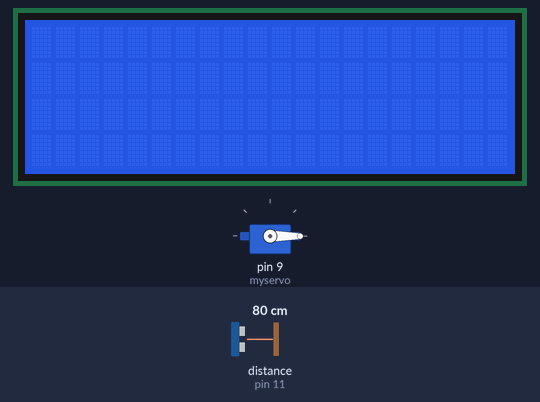
A sketch run on a simulated Arduino Uno, built with avr-gcc and run on an emulated ATmega328P. On the bench: servo, 20×4 character LCD. Wiring (from diagram.json): ultrasonic range finder: trigger pin 12; echo pin 11. The inputs (shaded band) are chosen by the test bench; at power-on: distance to the obstacle (sensor on pin 11) 80 cm. The echo pulse lasts 58.3 µs per cm; what the sketch prints to the serial monitor is not drawn.

Above: at 1.2 s.
1.3 s: distance to the obstacle (sensor on pin 11) set to 12 cm
2.8 s: distance to the obstacle (sensor on pin 11) set to 9 cm
At 3.42 s:
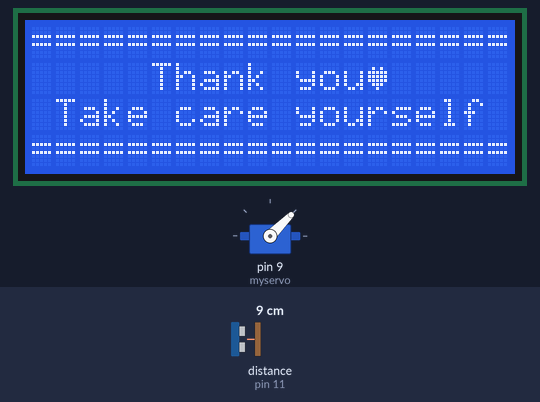
At 4.7 s:
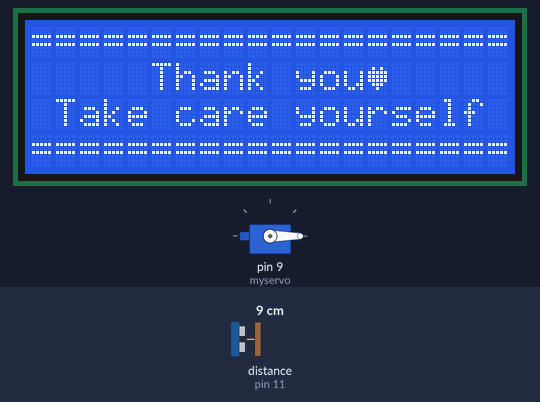
5.0 s: distance to the obstacle (sensor on pin 11) set to 18 cm
At 5.6 s:
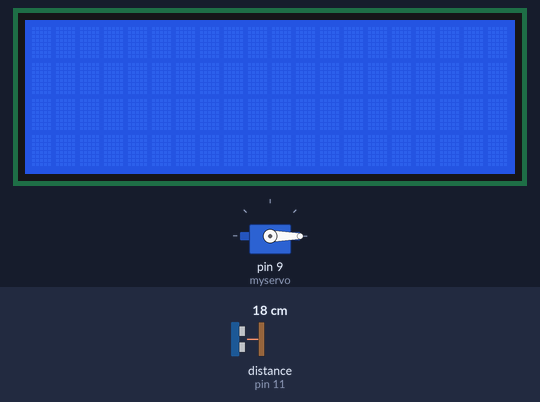
Timing chart, 0 to 8.0 s (numbered marks = the images above; inputs shaded):
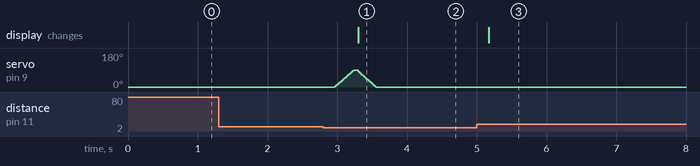

The sketch:

sketch.ino
```cpp
#include <Servo.h>
#include <LiquidCrystal_I2C.h>
LiquidCrystal_I2C lcd(0x27,20,4);
Servo myservo;
int pos = 0;                  // มุน Servo
const int TrigPin = 12;       // Trig -> 12
const int EchoPin = 11;       // Echo -> 11
int detected = 0;             // ตัวแปรตรวจจับ
uint8_t heart[8] = {          //ทำรูปหัวใจ
  0b00000,
  0b01010,
  0b11111,
  0b11111,
  0b11111,
  0b01110,
  0b00100,
  0b00000,
};
//=========================================================================
void setup() {
  Serial.begin(9600);         // อ่านค่าผ่าน Serial Monitor
  myservo.attach(9);          // ขา D11 ต่อกับ Servo
  myservo.write(pos);         // Servo หมุนที่จุดเริ่มต้น (0 องศา)
  pinMode(TrigPin, OUTPUT);   // TrigPin เป็น OUTPUT
  pinMode(EchoPin, INPUT);    // EchoPin เป็น INPUT
  lcd.init();                 // Print a message to the LCD.
  lcd.backlight();            // เปิดไฟที่ lcd
}
//=========================================================================
void loop() {
  digitalWrite(TrigPin, LOW);           // ส่งคลื่นเสียง 0
  delayMicroseconds(2);                 // หน่วงเวลา
  digitalWrite(TrigPin, HIGH);          // ส่งคลื่นเสียง 1
  delayMicroseconds(5);                 // หน่วงเวลา
  digitalWrite(TrigPin, LOW);           // ส่งคลื่นเสียง 0
  long duration = pulseIn(EchoPin, HIGH);    // ระยะเวลาในการเดินทางของเสียง
  long cm = msTocm(duration); // แปลงค่าเป็นระยะทาง
  Serial.print(cm);                     // แสดงค่าค่าผ่าน Serial Monitor
  Serial.print("cm");                   // แสดงค่าค่าผ่าน Serial Monitor
  Serial.println();                     // แสดงค่าค่าผ่าน Serial Monitor
  if((cm<10)&&(detected==1)){           // ถ้าระยะน้อยกว่า 10 และยังไม่เคยตรวจจับพบวัตถุ
    detected = 0;                       // ตรวจจับพบวัตถุแล้ว
    for (int pos=0; pos<=90; pos+=1) {      // Servo หมุนทีละ 1 องศา สูงสุดที่ 80 องศา
      myservo.write(pos);               // Servo หมุน
      delay(3);                         // หน่วงเวลา
    }
    lcd.createChar(3, heart);           // สร้างรูปหัวใจ
    lcd.setCursor(0,0);                 // ตั้งตำแหน่งที่จะปริ้น
    lcd.print("====================");         // ปริ้นข้อความ
    lcd.setCursor(5,1);                 // ตั้งตำแหน่งที่จะปริ้น
    lcd.print("Thank you\x03");         // ปริ้นข้อความ
    lcd.setCursor(1,2);                 // ตั้งตำแหน่งที่จะปริ้น
    lcd.print("Take care yourself");    // ปริ้นข้อความ
    lcd.setCursor(0,3);                 // ตั้งตำแหน่งที่จะปริ้น
    lcd.print("====================");         // ปริ้นข้อความ
    for (int pos=80; pos>=0; pos-=1) {  // Servo หมุนทีละ -1 องศา ต่ำสุดที่ 0 องศา
      myservo.write(pos);               // Servo หมุน
      delay(3);                         // หน่วงเวลา
    }
  }
  if(cm>=10){                           // ถ้าระยะมากกว่า 10
    detected = 1;                       // ยังไม่เคยตรวจจับพบวัตถุ
    myservo.write(0);                   // หมุน servo กลับมาที่เดิม
    delay(100);                         // หน่วงเวลา 100 ms
    lcd.clear();                        // clear หน้าจอ lcd
  }
  delay(100);                           // หน่วงเวลา
}
//=========================================================================
long msTocm(long ms) {            //ฟังก์ชันแปลงเวลาเป็นระยะทาง
// The speed of sound is 340 m/s or 29 ms per centimeter.
// The ping travels out and back, so to find the distance of the
// object we take half of the distance travelled.
return ms / 29 / 2;
}
```

Measured:
- the behaviour switches between 11 and 10 cm on distance to the obstacle (sensor on pin 11) (found by bisection; images 0 and 1)
- after the input at 1.3 s, every drawn part: stays the same
- after the input at 2.8 s, servo on pin 9 (myservo): rises from 0° to 90° in 0.28 s, then falls to 0° in 0.32 s; the display: changes after 0.50 s (image 1)
- after the input at 5.0 s, the display: changes after 0.17 s (image 3)
